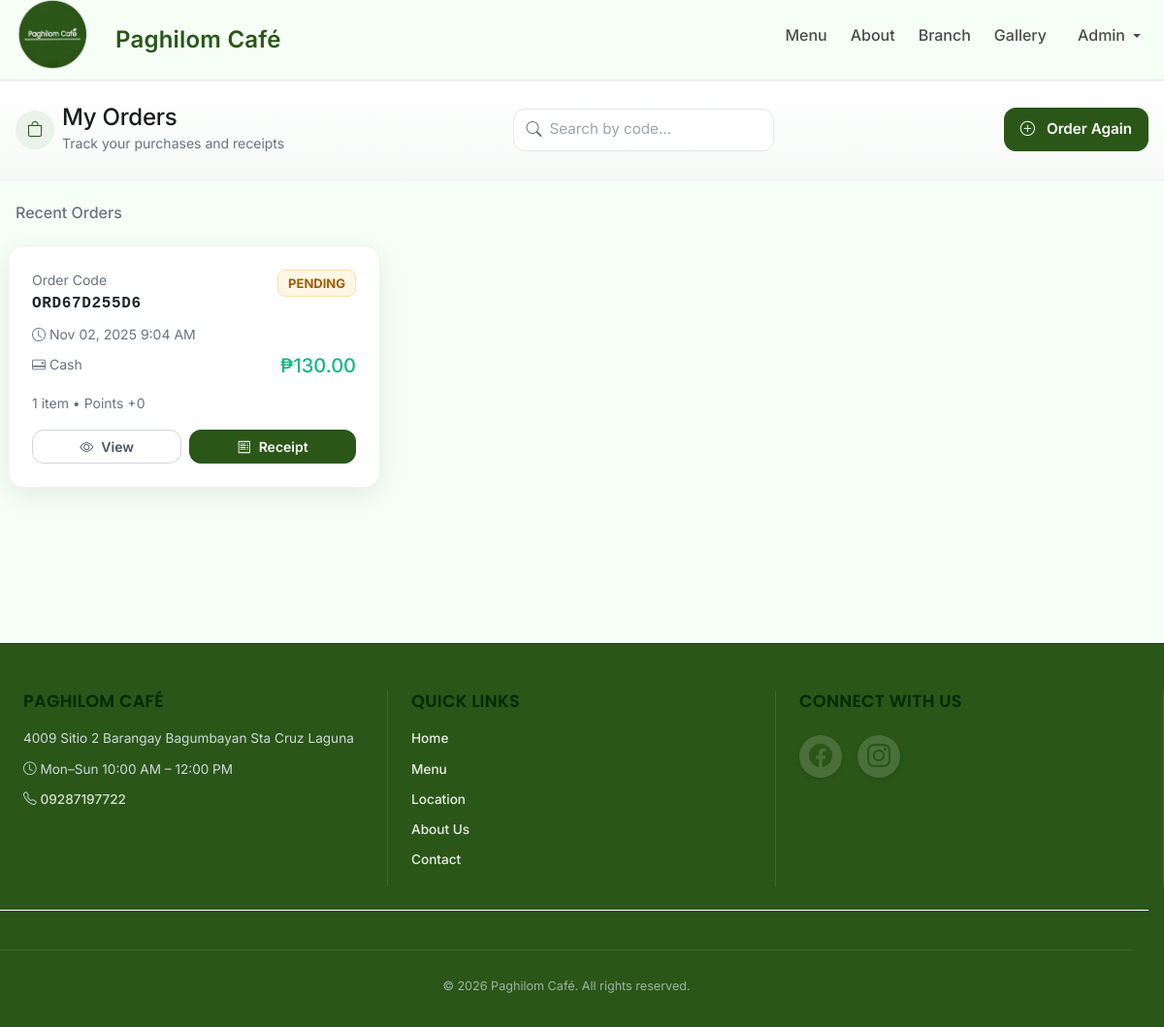
Screenshot of /user/orders.php (signed in) with the database file from the repository.
### tables this page shows
CREATE TABLE `orders` (
  `id` int(11) NOT NULL,
  `code` varchar(50) NOT NULL,
  `user_id` int(11) DEFAULT NULL,
  `client_id` int(11) DEFAULT NULL,
  `customer_name` varchar(255) DEFAULT NULL,
  `phone` varchar(32) DEFAULT NULL,
  `email` varchar(255) DEFAULT NULL,
  `table_no` varchar(16) DEFAULT NULL,
  `order_type` enum('dine_in','takeout','pickup','delivery') NOT NULL DEFAULT 'pickup',
  `pickup_store_id` int(11) DEFAULT NULL,
  `pickup_time` datetime DEFAULT NULL,
  `delivery_address` text DEFAULT NULL,
  `status` enum('pending','queued','in_progress','ready','paid','fulfilled','completed','cancelled') DEFAULT 'pending',
  `payment_status` varchar(20) DEFAULT 'pending',
  `payment_method` varchar(50) DEFAULT 'cash',
  `payment_reference` varchar(100) DEFAULT NULL,
  `paymongo_session_id` varchar(255) DEFAULT NULL,
  `total_amount` decimal(10,2) NOT NULL DEFAULT 0.00,
  `discount_amount` decimal(10,2) DEFAULT 0.00,
  `tax_amount` decimal(10,2) DEFAULT 0.00,
  `points_awarded` int(11) NOT NULL DEFAULT 0,
  `notes` text DEFAULT NULL,
  `fulfilled_at` datetime DEFAULT NULL,
  `created_at` timestamp NOT NULL DEFAULT current_timestamp(),
  `updated_at` timestamp NOT NULL DEFAULT current_timestamp() ON UPDATE current_timestamp(),
  `paid_at` datetime DEFAULT NULL,
  `claimed_at` datetime DEFAULT NULL
);

CREATE TABLE `settings` (
  `id` int(11) NOT NULL,
  `key` varchar(255) NOT NULL,
  `value` text DEFAULT NULL,
  `type` varchar(50) DEFAULT 'string',
  `group` varchar(50) DEFAULT 'general',
  `label` varchar(255) DEFAULT NULL,
  `description` text DEFAULT NULL,
  `created_at` timestamp NOT NULL DEFAULT current_timestamp(),
  `updated_at` timestamp NOT NULL DEFAULT current_timestamp() ON UPDATE current_timestamp()
);

### config.php (called while the page is built, shortened)
<?php
if (!function_exists('e')) {
    function e($s){ return htmlspecialchars($s ?? '', ENT_QUOTES, 'UTF-8'); }
}
?>

### user/orders.php (the view, shortened to what this page needs)
<?php
require __DIR__.'/../config.php';
$uid = (int)($_SESSION['user']['id'] ?? 0);
$page = isset($_GET['page']) ? max(1,(int)$_GET['page']) : 1;
$per_page = 10;
$offset = ($page - 1) * $per_page;
$q = trim($_GET['q'] ?? '');
$search_by_code = false;
if ($q !== '') {
    if ($search_by_code) {
        $st = $mysqli->prepare('SELECT * FROM orders WHERE user_id=? AND (code LIKE CONCAT("%",?,"%") OR CAST(id AS CHAR) LIKE CONCAT("%",?,"%")) ORDER BY created_at DESC LIMIT ? OFFSET ?');
        $st->bind_param('issii', $uid, $q, $q, $per_page, $offset);
    } else {
        $st = $mysqli->prepare('SELECT * FROM orders WHERE user_id=? AND CAST(id AS CHAR) LIKE CONCAT("%",?,"%") ORDER BY created_at DESC LIMIT ? OFFSET ?');
        $st->bind_param('isii', $uid, $q, $per_page, $offset);
    }
} else {
    $st = $mysqli->prepare('SELECT * FROM orders WHERE user_id=? ORDER BY created_at DESC LIMIT ? OFFSET ?');
    $st->bind_param('iii', $uid, $per_page, $offset);
}
$st->execute();
$orders = $st->get_result();
include __DIR__.'/../partials/header.php';
?>
<section class="section-head py-4">
  <div class="container d-flex flex-wrap align-items-center justify-content-between gap-3">
    <div class="d-flex align-items-center gap-2">
      <div class="rounded-circle d-inline-flex align-items-center justify-content-center" style="width:40px;height:40px;background:#e9f3ea;color:var(--brand)">
        <i class="bi bi-bag"></i>
      </div>
      <div>
        <h1 class="h4 mb-0" style="letter-spacing:-.01em;">My Orders</h1>
        <small class="text-muted">Track your purchases and receipts</small>
      </div>
    </div>
    <form method="get" class="search-wrap d-flex align-items-center gap-2" style="min-width:260px">
      <i class="bi bi-search text-muted"></i>
      <input name="q" class="form-control border-0 p-0" value="<?= htmlspecialchars($_GET['q'] ?? '') ?>" placeholder="Search by code...">
    </form>
    <a href="../menu.php" class="btn btn-success btn-pill"><i class="bi bi-plus-circle me-1"></i> Order Again</a>
  </div>
</section>
<section class="py-4">
  <div class="container">
    <div class="d-flex align-items-center justify-content-between mb-3">
      <h2 class="h6 text-muted mb-0">Recent Orders</h2>
    </div>
    <?php if ($orders->num_rows > 0): ?>
    <div class="row g-3">
      <?php while ($order = $orders->fetch_assoc()): ?>
      <?php
        $items_count = $mysqli->query("SELECT COUNT(*) as c FROM order_items WHERE order_id={$order['id']}")->fetch_assoc()['c'];
        $ps = strtolower($order['payment_status'] ?? '');
        $pdisp = in_array($ps,['paid','successful']) ? 'PAID' : ($ps==='failed'?'FAILED':'PENDING');
        $pcls  = in_array($ps,['paid','successful']) ? 'badge-paid' : ($ps==='failed'?'badge-failed':'badge-pending');
      ?>
      <div class="col-12 col-md-6 col-lg-4">
        <div class="card card-elev h-100">
          <div class="card-body d-flex flex-column">
            <div class="d-flex justify-content-between align-items-start mb-2">
              <div>
                <div class="small text-muted">Order Code</div>
                <div class="order-code fw-bold"><?= e($order['code'] ?? $order['order_number'] ?? $order['id']) ?></div>
              </div>
              <span class="badge <?= $pcls ?>"><?= $pdisp ?></span>
            </div>
            <div class="mb-2 small text-muted"><i class="bi bi-clock"></i> <?= date('M d, Y g:i A', strtotime($order['created_at'])) ?></div>
            <div class="d-flex justify-content-between align-items-center mb-3">
              <div class="small text-muted">
                <i class="bi bi-credit-card-2-back me-1"></i><?= e(ucfirst($order['payment_method'])) ?>
              </div>
              <div class="h5 mb-0 text-success">₱<?= number_format($order['total_amount'], 2) ?></div>
            </div>
            <div class="small text-muted mb-3"><?= (int)$items_count ?> item<?= $items_count>1?'s':'' ?> • Points +<?= (int)($order['points_awarded'] ?? $order['points_earned'] ?? 0) ?></div>
            <div class="mt-auto d-flex gap-2">
<a class="btn btn-outline-secondary btn-sm btn-pill flex-grow-1" href="user_view_order.php?id=<?= (int)$order['id'] ?>"><i class="bi bi-eye"></i> View</a>
              <a class="btn btn-brand text-white btn-sm btn-pill flex-grow-1" href="../payment_success.php?order=<?= urlencode($order['code'] ?? '') ?>" target="_blank"><i class="bi bi-receipt"></i> Receipt</a>
            </div>
          </div>
        </div>
      </div>
      <?php endwhile; ?>
    </div>
    <?php endif; ?>
  </div>
</section>
<?php include __DIR__.'/../partials/footer.php'; ?>

### partials/footer.php (shortened to what this page needs)
<?php
$settings = $mysqli->query("SELECT `key`,`value` FROM settings")->fetch_all(MYSQLI_ASSOC);
$S = [];
foreach ($settings as $r) {
  $S[$r['key']] = $r['value'];
}
?>
</main>
<footer class="text-white mt-auto site-footer">
  <div class="container">
    <div class="row g-4">
      <div class="col-md-4">
        <h5 class="fw-bold mb-3"><?= e($S['site_name'] ?? (defined('APP_NAME') ? APP_NAME : 'Paghilom Cafe')) ?></h5>
        <p class="mb-2" style="opacity: 0.9;"><?= e($S['address']) ?></p>
        <?php
          $open = $S['open_time'] ?? '';
          $close = $S['close_time'] ?? '';
          $days = $S['open_days'] ?? 'Mon–Sun';
          if ($open && $close):
            $open_disp = date('g:i A', strtotime($open));
            $close_disp = date('g:i A', strtotime($close));
        ?>
          <p class="mb-2" style="opacity: 0.9;"><i class="bi bi-clock"></i> <?= e($days) ?> <?= e($open_disp) ?> – <?= e($close_disp) ?></p>
        <?php endif; ?>
        <p class="mb-0" style="opacity: 0.9;">
          <i class="bi bi-telephone"></i>
          <a class="text-white text-decoration-none" href="tel:<?= e(preg_replace('/\s+/', '', $S['contact_phone'] ?? '09287197722')) ?>">
            <?= e($S['contact_phone'] ?? '0928 719 7722') ?>
          </a>
        </p>
      </div>
      <div class="col-md-4">
        <h5 class="fw-bold mb-3">Quick Links</h5>
        <ul class="list-unstyled">
          <li class="mb-2"><a href="<?= APP_URL ?>" class="text-white text-decoration-none" style="opacity: 0.9;">Home</a></li>
          <li class="mb-2"><a href="<?= APP_URL ?>menu.php" class="text-white text-decoration-none" style="opacity: 0.9;">Menu</a></li>
          <li class="mb-2"><a href="<?= APP_URL ?>map.php" class="text-white text-decoration-none" style="opacity: 0.9;">Location</a></li>
          <li class="mb-2"><a href="<?= APP_URL ?>pages.php?slug=about" class="text-white text-decoration-none" style="opacity: 0.9;">About Us</a></li>
          <li class="mb-2"><a href="<?= APP_URL ?>pages.php?slug=contact" class="text-white text-decoration-none" style="opacity: 0.9;">Contact</a></li>
        </ul>
      </div>
      <div class="col-md-4">
        <h5 class="fw-bold mb-3">Connect With Us</h5>
        <div class="d-flex gap-3 mb-3">
          <?php
          $facebook_url = $S['facebook_url'] ?? '';
          $instagram_url = !empty($S['instagram_url']) ? $S['instagram_url'] : 'https://www.instagram.com/paghilom_cafe';
          ?>
          <?php if (!empty($facebook_url)): ?>
            <a class="d-flex align-items-center justify-content-center" href="<?= e($facebook_url) ?>" target="_blank" rel="noopener">
              <i class="bi bi-facebook"></i>
            </a>
          <?php endif; ?>
          <a class="d-flex align-items-center justify-content-center" href="<?= htmlspecialchars($instagram_url, ENT_QUOTES, 'UTF-8') ?>" target="_blank" rel="noopener">
            <i class="bi bi-instagram"></i>
          </a>
        </div>
    </div>
    <div class="row mt-4 pt-3" style="border-top: 1px solid rgba(255, 255, 255, 1);">
      <div class="col text-center">
        <small style="opacity: 0.8;">&copy; <span id="year"></span> <?= e($S['site_name'] ?? 'Paghilom Cafe') ?>. All rights reserved.</small>
      </div>
    </div>
  </div>
</footer>
</body>
</html>

### assets/css/theme.css (style rules this page uses)
:root { --brand: #2A5618; --brand-dark: #1E4212; --bg: #F6FFF6; --text: #1A1A1A; --white: #fff; --radius: 12px; --shadow: 0 8px 24px rgba(0,0,0,.08); }
html, body { height: 100%; max-width: 100%; overflow-x: hidden; }
body { font-family: 'Poppins', 'Inter', 'Nunito Sans', system-ui, -apple-system, 'Segoe UI', Arial, sans-serif; color: var(--text); background: var(--bg); }
footer { background: var(--bg) !important; border-top: 1px solid rgba(0,0,0,.06); }
footer a { color: var(--brand) !important; }
.site-footer { background-color: #2A5618 !important; }
.btn, .btn:focus { border-radius: var(--radius) !important; box-shadow: none; }
.btn-primary, .btn-success, .btn-brand { background: var(--brand) !important; border-color: var(--brand) !important; color: var(--white) !important; }
.card, .card-modern { border-radius: var(--radius); border: 1px solid rgba(0,0,0,.06); box-shadow: var(--shadow); }
.form-control, .form-select { border-radius: 10px; border-color: rgba(0,0,0,.15); }
.container, .container-fluid { max-width: 1280px; }

### user/orders.php (style rules this page uses)
:root { --brand:#2A5618; --ink:#101828; --muted:#667085; }
body { font-family:'Inter', system-ui,-apple-system,Segoe UI,Roboto,Helvetica,Arial,sans-serif; }
.section-head { background: linear-gradient(180deg, #fff, #f6faf7); border-bottom:1px solid #eef2f7; }
.card-elev { border:1px solid rgba(16,24,40,.06); border-radius:16px; box-shadow:0 8px 28px rgba(16,24,40,.08); transition:transform .15s ease, box-shadow .15s ease; }
.order-code { letter-spacing:.04em; font-family: ui-monospace, SFMono-Regular, Menlo, Monaco, Consolas, 'Liberation Mono','Courier New', monospace; }
.badge-pending { background:#fff7e6; color:#a15c07; border:1px solid #ffe0a6; font-weight:700; }
.btn-pill { border-radius:9999px; padding-inline:1rem; font-weight:600; }
.btn-brand { background:var(--brand); border-color:var(--brand); }
.search-wrap { border:1px solid #e5e7eb; border-radius:12px; padding:.5rem .75rem; background:#fff; }

### rows the page displays
orders: code "ORD67D255D6", payment_status "PENDING", created_at "Nov 02, 2025 9:04 AM", payment_method "Cash", total_amount "130.00", items_count "1", points_awarded "0"
settings: value "Mon–Sun"

### other values shown
$site_name "Paghilom Café"
$_SESSION['user']['name'] "Admin"
$S['site_name'] "PAGHILOM CAFÉ"
$S['address'] "4009 Sitio 2 Barangay Bagumbayan Sta Cruz Laguna"
$open_disp "10:00 AM"
$close_disp "12:00 PM"
$S['contact_phone'] "09287197722"
$S['site_name'] "Paghilom Café"
